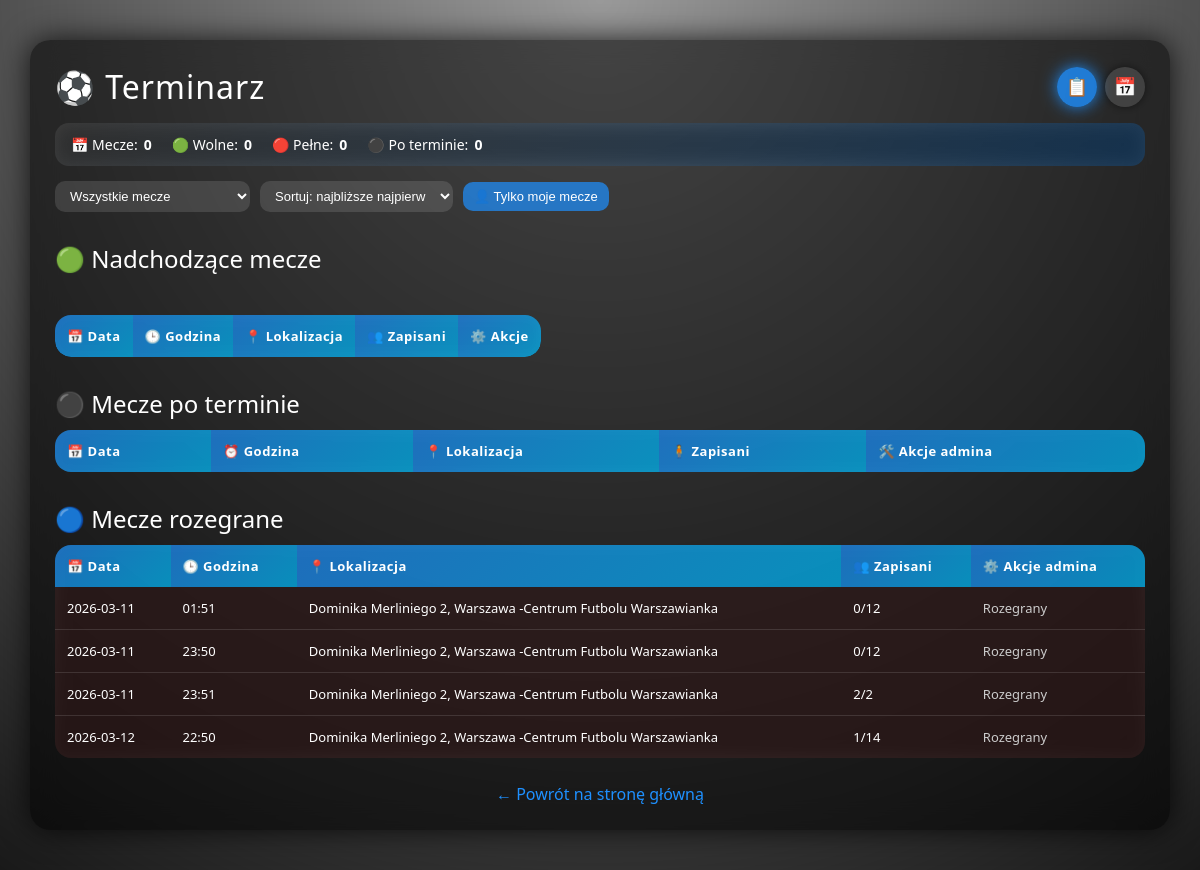
/terminarz, run on an earlier commit of the app's database.
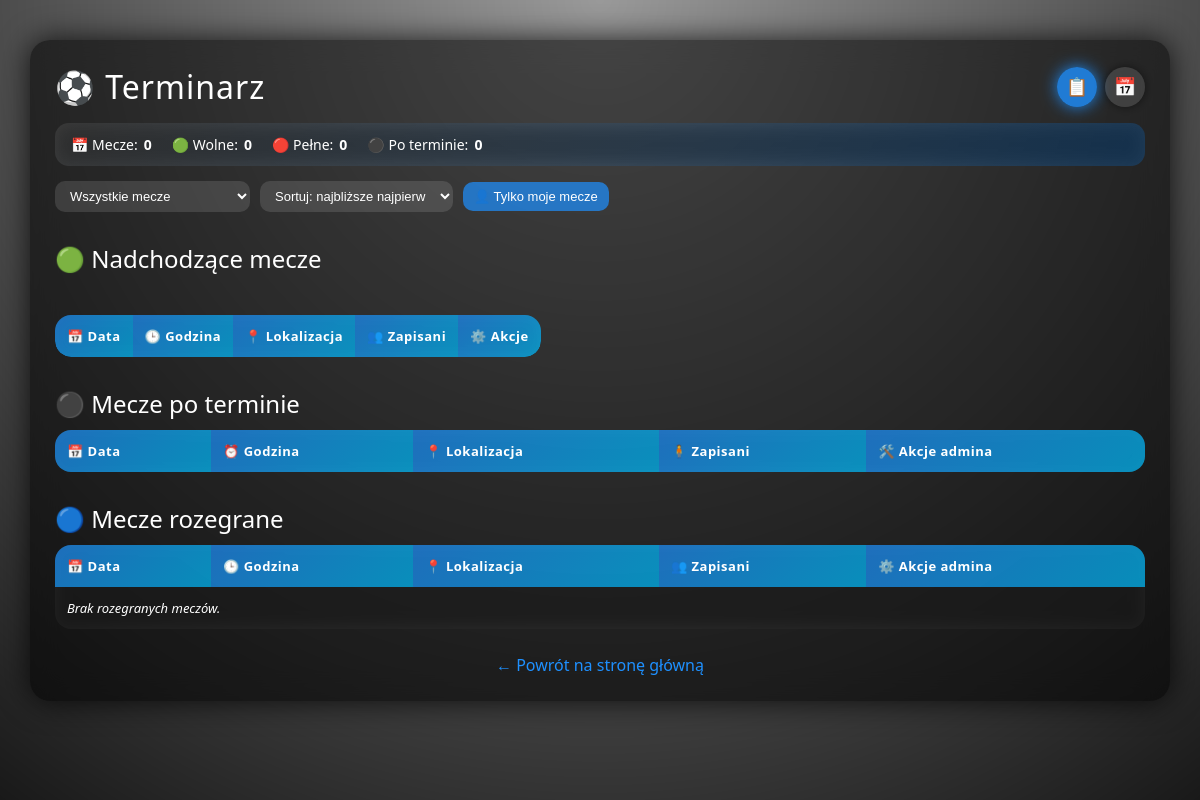
And on a later commit of the database.
### tables this page shows
CREATE TABLE matches (
            id INTEGER PRIMARY KEY AUTOINCREMENT,
            match_date TEXT NOT NULL,
            match_time TEXT NOT NULL,
            location TEXT NOT NULL,
            max_slots INTEGER NOT NULL,
            signed_up INTEGER NOT NULL DEFAULT 0,
            played INTEGER NOT NULL DEFAULT 0
        );

### app.py (the view)
@app.route("/terminarz")
def terminarz():
    conn = get_db()
    matches = conn.execute("SELECT * FROM matches ORDER BY match_date ASC, match_time ASC").fetchall()
    signups = conn.execute("""
        SELECT ms.match_id, ms.paid, u.first_name, u.last_name, u.player_alias
        FROM match_signups ms
        JOIN users u ON u.id = ms.user_id
        ORDER BY u.first_name ASC
    """).fetchall()
    conn.close()
    players_by_match = {}
    for s in signups:
        players_by_match.setdefault(s["match_id"], []).append(s)
    today = date.today()
    upcoming_matches = []
    after_date_not_confirmed = []
    played_confirmed = []
    for m in matches:
        m_date = date.fromisoformat(m["match_date"])
        if m["played"] == 1:
            played_confirmed.append(m)
        else:
            if m_date >= today:
                upcoming_matches.append(m)
            else:
                after_date_not_confirmed.append(m)
    return render_template(
        "terminarz.html",
        matches=matches,
        upcoming_matches=upcoming_matches,
        after_date_not_confirmed=after_date_not_confirmed,
        played_confirmed=played_confirmed,
        players_by_match=players_by_match
    )

### db.py (called while the page is built)
def get_db():
    conn = sqlite3.connect("database.db")
    conn.row_factory = sqlite3.Row
    return conn

### templates/terminarz.html (shortened to what this page needs)
<!DOCTYPE html>
<html lang="pl">
<head>
</head>
<body>
<div class="overlay"></div>
<div class="container">
    <div class="header-row">
        <h1>⚽ Terminarz </h1>
        <div class="view-toggle">
            <button id="btn-list" class="icon-toggle active" title="Widok listy">📋</button>
            <button id="btn-calendar" class="icon-toggle" title="Widok kalendarza">📅</button>
        </div>
    </div>
    <div id="stats-bar" class="stats-bar">
        <div class="stats-item">📅 Mecze: <span id="stat-total" class="value">0</span></div>
        <div class="stats-item">🟢 Wolne: <span id="stat-free" class="value">0</span></div>
        <div class="stats-item">🔴 Pełne: <span id="stat-full" class="value">0</span></div>
        <div class="stats-item">⚫ Po terminie: <span id="stat-past" class="value">0</span></div>
    </div>
    <div class="controls">
        <select id="filter-select">
            <option value="all">Wszystkie mecze</option>
        </select>
        <select id="sort-select">
            <option value="asc">Sortuj: najbliższe najpierw</option>
        </select>
        <button id="filter-mine" class="btn-filter">👤 Tylko moje mecze</button>
    </div>
    <div id="list-view">
        <h2>🟢 Nadchodzące mecze <h2>
        <div style="max-height: 450px; overflow-y: auto; border-radius: 16px;">
            <table>
                <thead>
                <tr>
                    <th>📅 Data</th>
                    <th>🕒 Godzina</th>
                    <th>📍 Lokalizacja</th>
                    <th>👥 Zapisani</th>
                    <th>⚙️ Akcje</th>
                </tr>
                </thead>
            </table>
        </div>
        <h2>⚫ Mecze po terminie <small></small></h2>
            <table>
                <thead>
                <tr>
                    <th>📅 Data</th>
                    <th>⏰ Godzina</th>
                    <th>📍 Lokalizacja</th>
                    <th>🧍 Zapisani</th>
                    <th>🛠️ Akcje admina</th>
                </tr>
                </thead>
            </table>
            <h2>🔵 Mecze rozegrane <small></small></h2>
        <table>
            <thead>
            <tr>
                <th>📅 Data</th>
                <th>🕒 Godzina</th>
                <th>📍 Lokalizacja</th>
                <th>👥 Zapisani</th>
                <th>⚙️ Akcje admina</th>
            </tr>
            </thead>
            <tbody>
            {% for m in played_confirmed %}
            <tr class="row-red">
                <td>{{ m["match_date"] }}</td>
                <td>{{ m["match_time"] }}</td>
                <td>{{ m["location"] }}</td>
                <td>{{ m["signed_up"] }}/{{ m["max_slots"] }}</td>
                <td>
                    {% if session.is_admin == 1 %}
                    <form action="/admin/match/{{ m['id'] }}/unset_played" method="post" style="display:inline;">
                        <button type="submit" class="btn-modern btn-admin-unconfirm">
                            ↩ Cofnij rozegranie
                        </button>
                    </form>
                    {% else %}
                    <span style="color:#ccc;">Rozegrany</span>
                    {% endif %}
                </td>
            </tr>
            {% else %}
            <tr><td colspan="5"><i>Brak rozegranych meczów.</i></td></tr>
            {% endfor %}
            </tbody>
        </table>
    </div>
    <a href="/" class="back">← Powrót na stronę główną</a>
</div>
</body>
</html>

### templates/terminarz.html (style rules this page uses)
* { box-sizing: border-box; }
body { margin: 0; padding: 0; font-family: "Segoe UI", Arial, sans-serif; color: #fff; background-image: url('/static/stadium.jpg'); background-size: cover; background-position: center; background-repeat: no-repeat; }
.overlay { position: fixed; inset: 0; background: radial-gradient(circle at top, rgba(0,0,0,0.4), rgba(0,0,0,0.9)); z-index: -1; }
.container { width: 95%; max-width: 1200px; margin: 40px auto; background: rgba(0,0,0,0.55); padding: 25px; border-radius: 20px; backdrop-filter: blur(14px); box-shadow: 0 0 30px rgba(0,0,0,0.8); position: relative; }
.header-row { display: flex; align-items: center; justify-content: space-between; gap: 10px; margin-bottom: 15px; }
h1 { font-weight: 300; letter-spacing: 1px; margin: 0; display: flex; align-items: center; gap: 10px; }
h2 { font-weight: 400; margin-top: 30px; margin-bottom: 10px; display: flex; align-items: center; gap: 8px; }
.view-toggle { display: flex; align-items: center; gap: 8px; }
.icon-toggle { width: 40px; height: 40px; border-radius: 50%; border: none; cursor: pointer; background: rgba(255,255,255,0.12); color: #fff; display: flex; align-items: center; justify-content: center; font-size: 18px; box-shadow: 0 0 10px rgba(0,0,0,0.5); transition: 0.25s ease; }
.icon-toggle.active { background: rgba(30,144,255,0.8); box-shadow: 0 0 16px rgba(30,144,255,0.9); }
.stats-bar { background: linear-gradient(135deg, rgba(255,255,255,0.12), rgba(30,144,255,0.25)); padding: 12px 16px; border-radius: 14px; backdrop-filter: blur(10px); margin-bottom: 15px; font-size: 14px; display: flex; gap: 20px; flex-wrap: wrap; align-items: center; }
.stats-item { display: flex; align-items: center; gap: 6px; }
.stats-item span.value { font-weight: 600; }
.controls { display: flex; flex-wrap: wrap; gap: 10px; margin-bottom: 15px; align-items: center; }
.controls select, .controls button { padding: 7px 11px; border-radius: 10px; border: none; font-size: 13px; cursor: pointer; }
.controls select { background: rgba(255,255,255,0.12); color: #fff; }
.controls button { background: rgba(30,144,255,0.7); color: #fff; }
.btn-filter { background: rgba(255,255,255,0.12); color: #fff; border-radius: 10px; border: none; padding: 7px 11px; font-size: 13px; cursor: pointer; transition: 0.2s ease; }
table { width: 100%; border-collapse: collapse; margin-top: 10px; border-radius: 16px; overflow: hidden; background: rgba(255,255,255,0.06); backdrop-filter: blur(8px); }
thead tr { position: sticky; top: 0; z-index: 2; }
th { padding: 12px; background: linear-gradient(135deg, rgba(30,144,255,0.7), rgba(0,191,255,0.7)); font-weight: 600; letter-spacing: 0.5px; font-size: 13px; text-align: left; }
td { padding: 12px; border-bottom: 1px solid rgba(255,255,255,0.12); font-size: 13px; }
tr:last-child td { border-bottom: none; }
a.back { display: block; text-align: center; margin-top: 25px; color: #1e90ff; text-decoration: none; font-size: 16px; }

What changed in the data, as far as the page shows it:
removed matches: match_date "2026-03-11", match_time "01:51", location "Dominika Merliniego 2, Warszawa -Centrum Futbolu Warszawianka", signed_up "0", max_slots "12"
removed matches: match_date "2026-03-11", match_time "23:50", location "Dominika Merliniego 2, Warszawa -Centrum Futbolu Warszawianka", signed_up "0", max_slots "12"
removed matches: match_date "2026-03-11", match_time "23:51", location "Dominika Merliniego 2, Warszawa -Centrum Futbolu Warszawianka", signed_up "2", max_slots "2"
removed matches: match_date "2026-03-12", match_time "22:50", location "Dominika Merliniego 2, Warszawa -Centrum Futbolu Warszawianka", signed_up "1", max_slots "14"
Also different on the page:
text now shown: "Brak rozegranych meczów."
